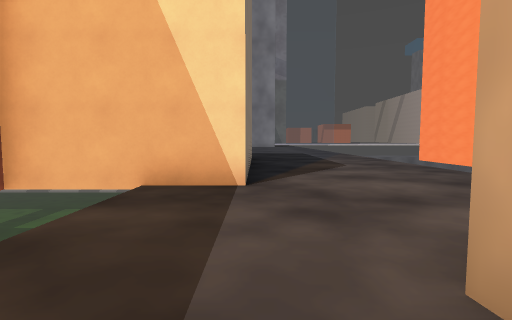
view 1 (above)

13 first-person views from a walk through a Godot game level. The camera is 1.3 m above the floor, tilts 4° down and sees 85° across. The floor is counted in squares, 2 m on a side. Each view is taken from the middle of a square. On the plan, view 1 faces up. The plan holds only what a view shows up to about 9 squares ahead; the rest is blank. The place goes on beyond the plan.

view 2
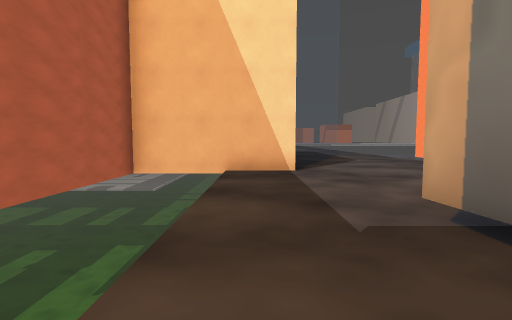

view 3
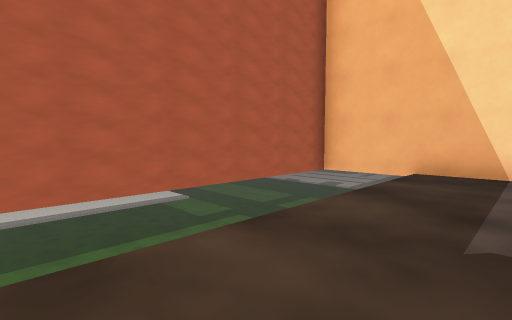

view 4
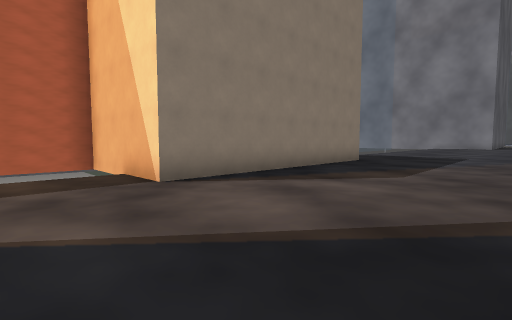

view 5
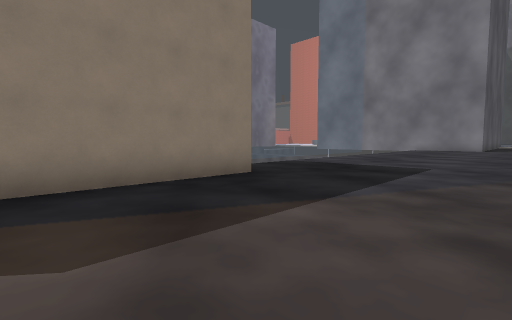

view 6
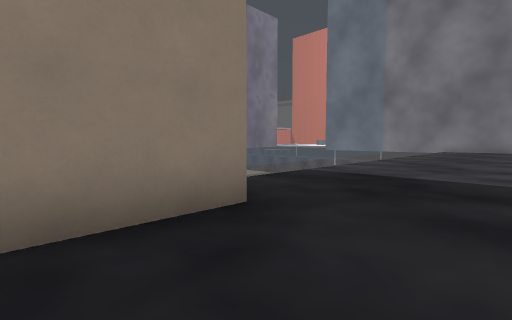

view 7
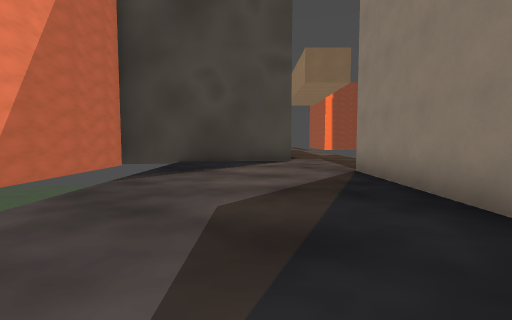

view 8
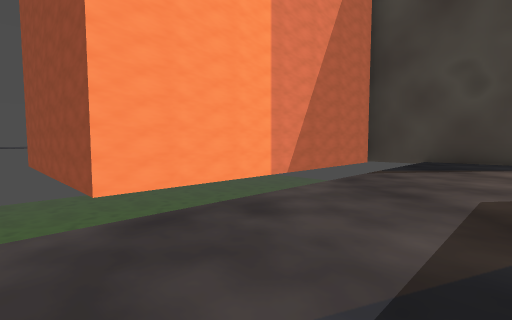

view 9
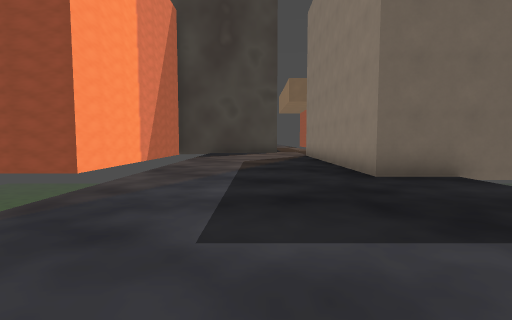

view 10
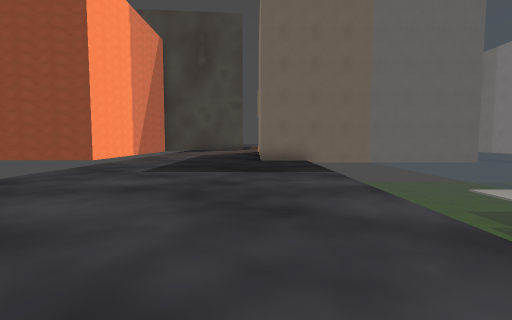

view 11
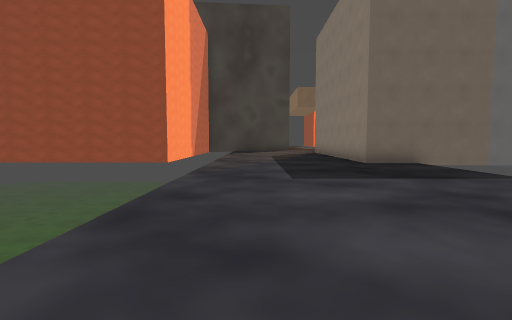

view 12
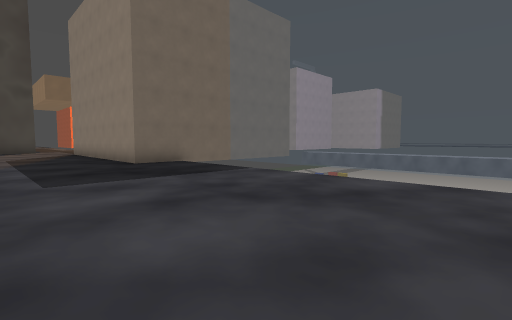

view 13
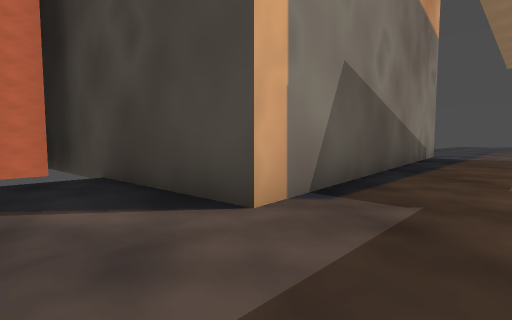

### Floor plan
Key: @ floor where view 1 was taken; # wall or solid block; . floor; v drop or lower ground.
Columns run from 4 left of view 1 to 9 right of it. Each row starts with its distance up from view 1.
 20     ..
 19   v.....
 18   v......
 17   v......
 16   v......
 15   v......
 14   v......
 13   v......
 12   v......
 11 #####....
 10     #.... ####
  9     #.... #
  8     #.... #
  7     #.... #
  6     #.... #
  5     #.... #
  4 #####.... #
  3 # v...... #
  2 # v......v###
  1 # v..######
  0 # v.@#
 -1 # v..#
 -2 # v..#

Positions as (right, up) in squares from view 1, and headings:
1: (0, 0), facing up
2: (-1, -2), facing up
3: (0, -2), facing up-left
4: (4, 2), facing up-left
5: (4, 7), facing up-left
6: (2, 9), facing up-left
7: (2, 10), facing down
8: (2, 11), facing down-right
9: (2, 16), facing down
10: (0, 20), facing down
11: (3, 19), facing down
12: (3, 19), facing down-left
13: (-1, 3), facing down-right
